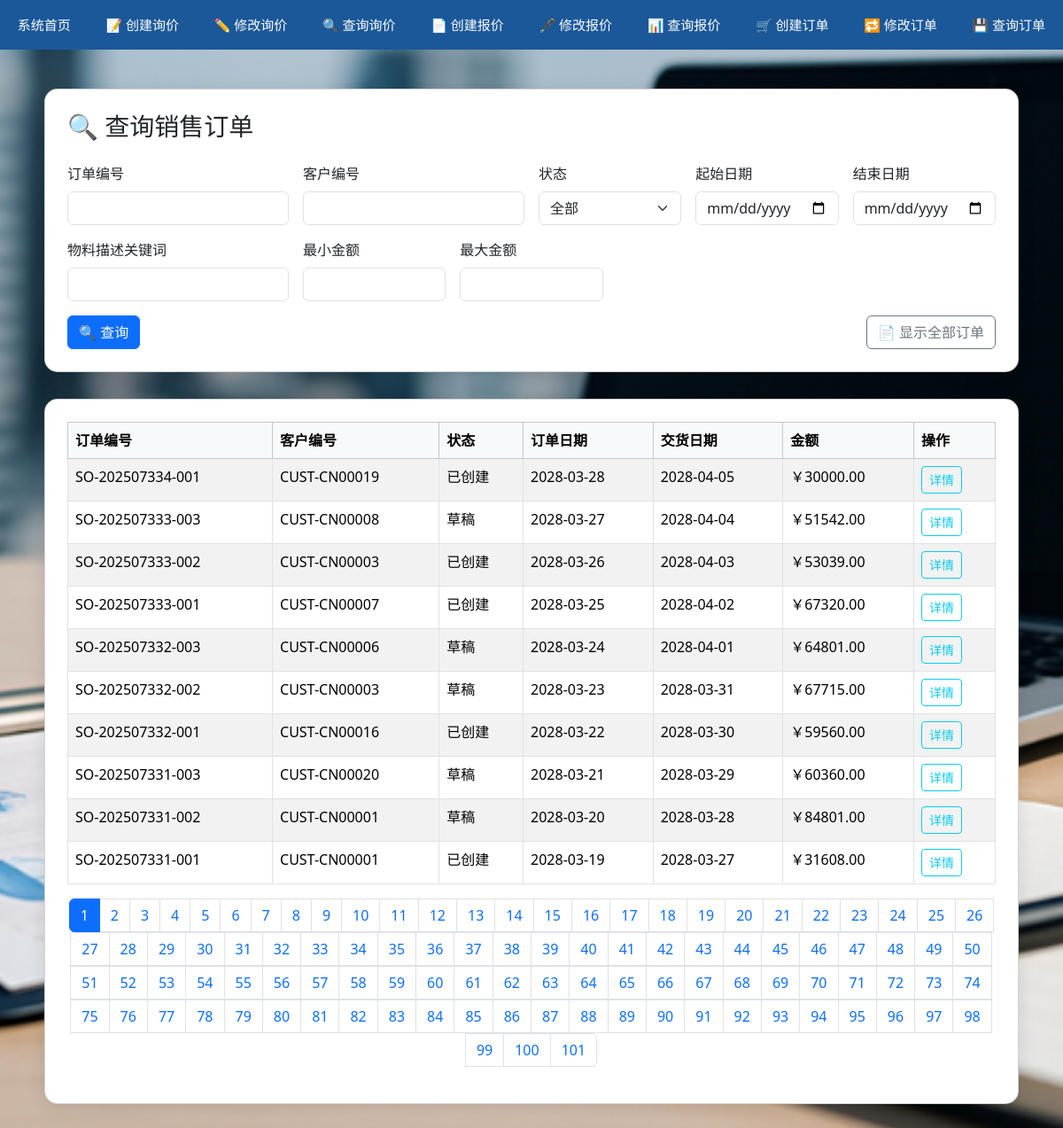
The page /order/query-order on the database as committed earlier.
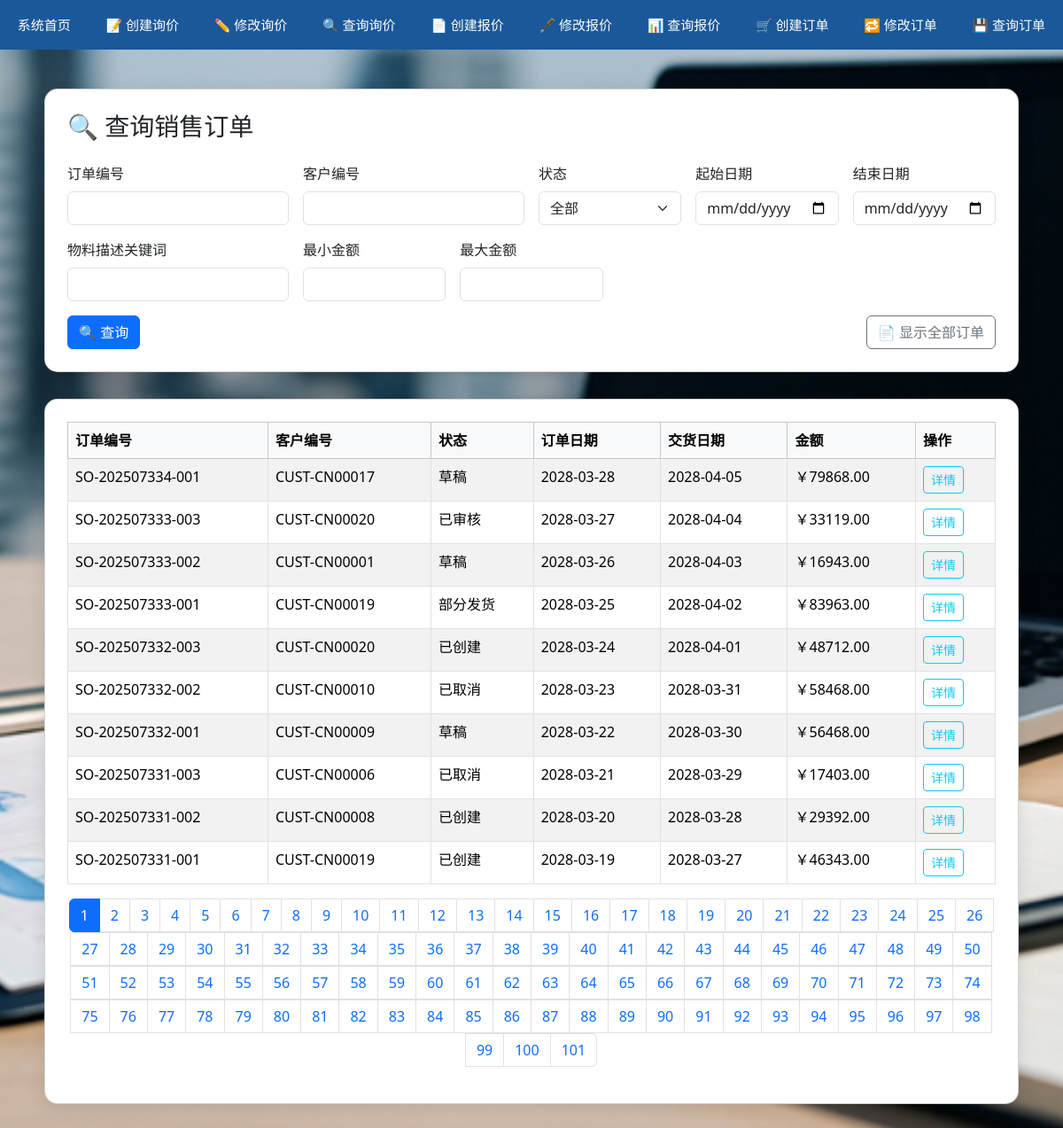
The same page on the database as committed later.
### order/models.py (models this page shows)
class SalesOrder(db.Model):
    __tablename__ = 'SalesOrder'
    sales_order_id = db.Column(db.String(255), primary_key=True)
    customer_id = db.Column(db.String(255), nullable=False)
    quotation_id = db.Column(db.String(255))
    order_date = db.Column(db.DateTime, nullable=False)
    required_delivery_date = db.Column(db.Date, nullable=False)
    status = db.Column(db.String(255))
    total_amount = db.Column(db.Numeric, nullable=False)
    credit_check_result = db.Column(db.String(255))
    remarks = db.Column(db.String(255))
    items = db.relationship('OrderItem', backref='order', lazy=True, cascade="all, delete-orphan")

### order/views.py (the view)
@order_bp.route('/query-order', methods=['GET', 'POST'])
def query_order():
    page = int(request.args.get('page', 1))
    per_page = 10
    form = request.form if request.method == 'POST' else request.args
    show_all = form.get('show_all') == '1'
    query = SalesOrder.query.options(joinedload(SalesOrder.items))
    if not show_all:
        if form.get('sales_order_id'):
            query = query.filter(SalesOrder.sales_order_id.like(f"%{form.get('sales_order_id')}%"))
        if form.get('customer_id'):
            query = query.filter(SalesOrder.customer_id.like(f"%{form.get('customer_id')}%"))
        if form.get('status') and form.get('status') != '全部':
            query = query.filter(SalesOrder.status == form.get('status'))
        if form.get('date_from'):
            query = query.filter(SalesOrder.order_date >= form.get('date_from'))
        if form.get('date_to'):
            query = query.filter(SalesOrder.order_date <= form.get('date_to'))
        if form.get('min_total'):
            query = query.filter(SalesOrder.total_amount >= float(form.get('min_total')))
        if form.get('max_total'):
            query = query.filter(SalesOrder.total_amount <= float(form.get('max_total')))
        if form.get('material_keyword'):
            query = query.join(SalesOrder.items).join(OrderItem.material).filter(
                Material.description.ilike(f"%{form.get('material_keyword')}%")
            ).distinct()
    total = query.count()
    orders = query.order_by(SalesOrder.order_date.desc()).offset((page - 1) * per_page).limit(per_page).all()
    total_pages = ceil(total / per_page)
    return render_template('order/query_order.html',
                           orders=orders,
                           page=page,
                           total_pages=total_pages,
                           form_data=form)

### templates/order/query_order.html (shortened to what the changed rows need)
<!DOCTYPE html>
<html lang="zh">
<head>
  <link href="https://cdn.jsdelivr.net/npm/bootstrap@5.3.3/dist/css/bootstrap.min.css" rel="stylesheet">
</head>
<body>
<div class="container">
  {% if orders is not none %}
    {% if orders %}
      <div class="card mt-4">
        <table class="table table-bordered table-hover table-striped">
          <thead class="table-light">
          <tr>
            <th>订单编号</th>
            <th>客户编号</th>
            <th>状态</th>
            <th>订单日期</th>
            <th>交货日期</th>
            <th>金额</th>
            <th>操作</th>
          </tr>
          </thead>
          <tbody>
          {% for order in orders %}
            <tr>
              <td>{{ order.sales_order_id }}</td>
              <td>{{ order.customer_id }}</td>
              <td>{{ order.status }}</td>
              <td>{{ order.order_date.strftime('%Y-%m-%d') }}</td>
              <td>{{ order.required_delivery_date.strftime('%Y-%m-%d') }}</td>
              <td>￥{{ '%.2f' % order.total_amount }}</td>
              <td>
                <a href="{{ url_for('order.order_detail', sales_order_id=order.sales_order_id) }}" class="btn btn-sm btn-outline-info">详情</a>
              </td>
            </tr>
          {% endfor %}
          </tbody>
        </table>
      </div>
    {% else %}
      <div class="alert alert-warning mt-4">⚠️ 没有找到符合条件的订单。</div>
    {% endif %}
  {% endif %}
</div>
</body>
</html>

Rows that differ between the two databases and show on the page:
changed SalesOrder "SO-202507334-001": customer_id "CUST-CN00019" → "CUST-CN00017"; status "已创建" → "草稿"; total_amount "30000.00" → "79868.00"
changed SalesOrder "SO-202507333-003": customer_id "CUST-CN00008" → "CUST-CN00020"; status "草稿" → "已审核"; total_amount "51542.00" → "33119.00"
changed SalesOrder "SO-202507333-002": customer_id "CUST-CN00003" → "CUST-CN00001"; status "已创建" → "草稿"; total_amount "53039.00" → "16943.00"
changed SalesOrder "SO-202507333-001": customer_id "CUST-CN00007" → "CUST-CN00019"; status "已创建" → "部分发货"; total_amount "67320.00" → "83963.00"
changed SalesOrder "SO-202507332-003": customer_id "CUST-CN00006" → "CUST-CN00020"; status "草稿" → "已创建"; total_amount "64801.00" → "48712.00"
changed SalesOrder "SO-202507332-002": customer_id "CUST-CN00003" → "CUST-CN00010"; status "草稿" → "已取消"; total_amount "67715.00" → "58468.00"
changed SalesOrder "SO-202507332-001": customer_id "CUST-CN00016" → "CUST-CN00009"; status "已创建" → "草稿"; total_amount "59560.00" → "56468.00"
changed SalesOrder "SO-202507331-003": customer_id "CUST-CN00020" → "CUST-CN00006"; status "草稿" → "已取消"; total_amount "60360.00" → "17403.00"
changed SalesOrder "SO-202507331-002": customer_id "CUST-CN00001" → "CUST-CN00008"; status "草稿" → "已创建"; total_amount "84801.00" → "29392.00"
changed SalesOrder "SO-202507331-001": customer_id "CUST-CN00001" → "CUST-CN00019"; total_amount "31608.00" → "46343.00"
